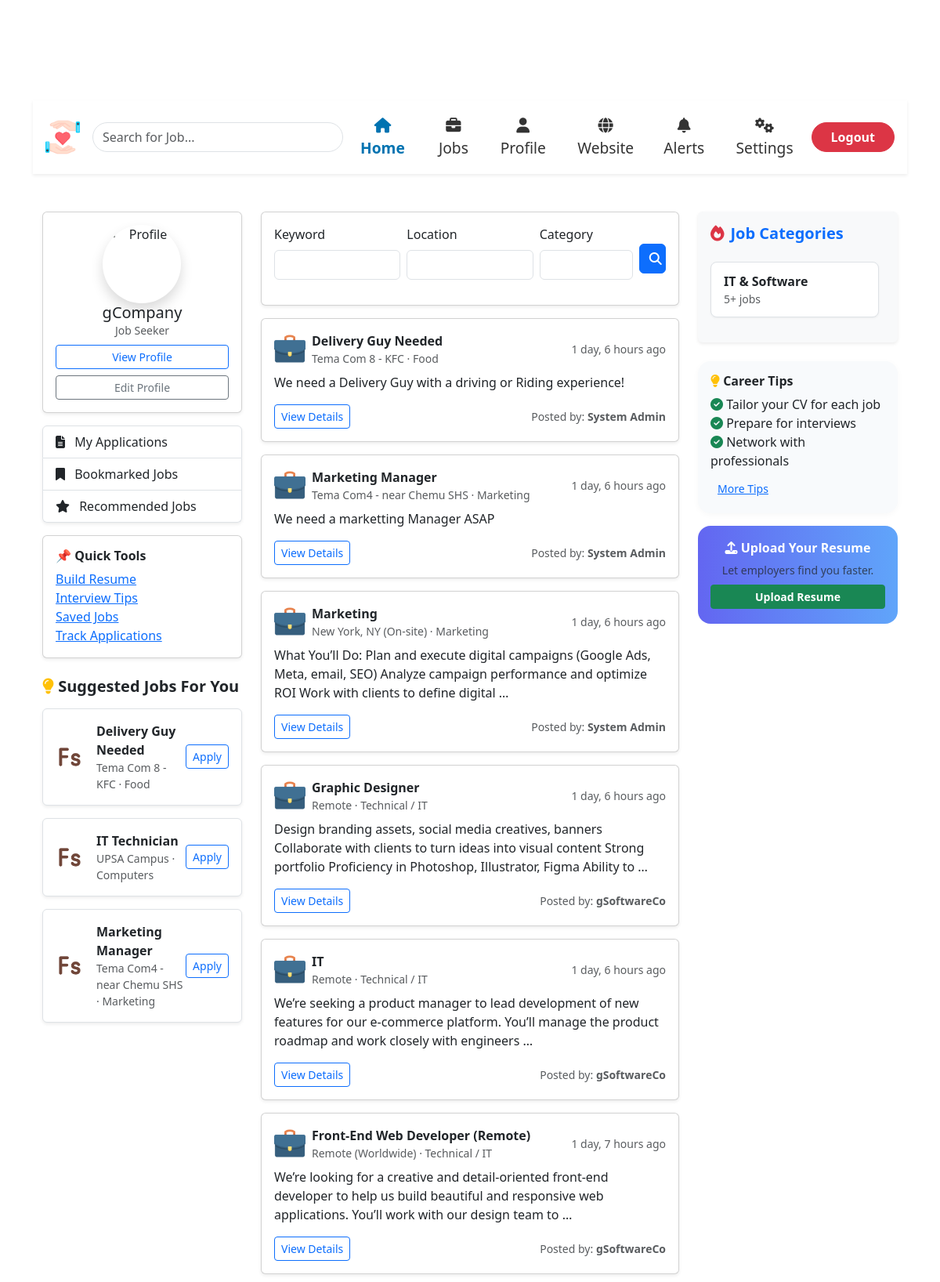
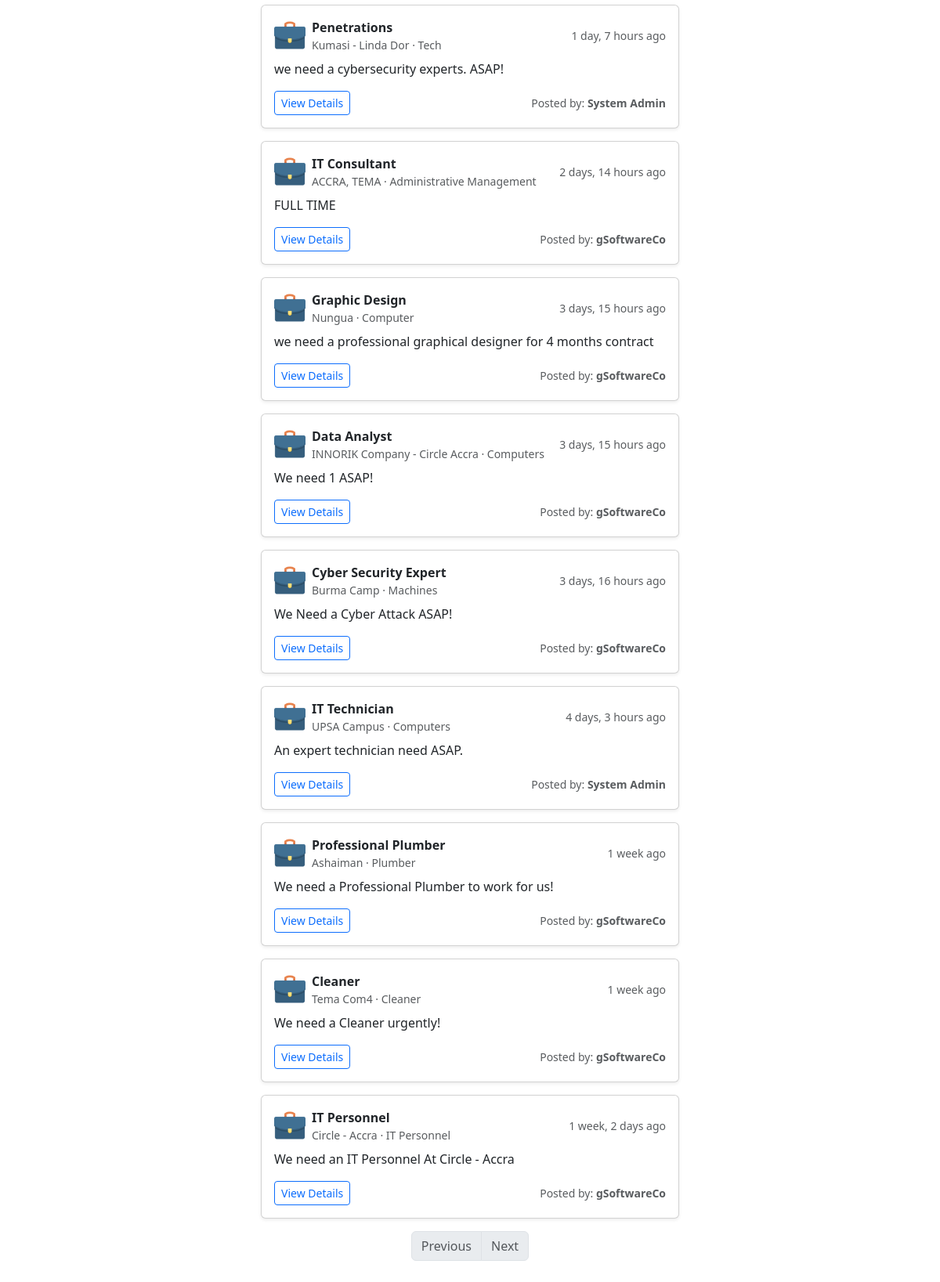
Screenshot of /home/ (signed in) with the database file from the repository (2 pictures, top to bottom).
### core/models.py (models this page shows, shortened)
class Job(models.Model):
    employer = models.ForeignKey(User, on_delete=models.CASCADE)
    title = models.CharField(max_length=200)
    description = models.TextField()
    location = models.CharField(max_length=100)
    category = models.CharField(max_length=100)
    created_at = models.DateTimeField(auto_now_add=True)
    posted_by = models.ForeignKey(User, on_delete=models.SET_NULL, null=True, related_name='jobs_posted')
    def get_company_display_name(self):
        if self.posted_by:
            try:
                profile = self.posted_by.profile
                if profile.role == 'employer' and profile.company_name:
                    return profile.company_name
                elif self.posted_by.is_superuser:
                    return "System Admin"
            except Exception:
                pass
        return "Unknown Poster"

class Profile(models.Model):
    ROLE_CHOICES = (
        ('job_seeker', 'Job Seeker'),
        ('employer', 'Employer'),
    )
    user = models.OneToOneField(User, on_delete=models.CASCADE)
    role = models.CharField(max_length=20, choices=ROLE_CHOICES, default='job_seeker')
    is_employer = models.BooleanField(default=False)
    photo = models.ImageField(upload_to='profile_photos/', null=True, blank=True)
    phone = models.CharField(max_length=20, blank=True)
    bio = models.TextField(blank=True)
    resume_file = models.FileField(upload_to='resumes/', blank=True, null=True)
    company_name = models.CharField(max_length=255, blank=True)
    logo = models.ImageField(upload_to='company_logos/', blank=True, null=True)
    last_job_view = models.DateTimeField(default=timezone.now)

class JobCategory(models.Model):
    name = models.CharField(max_length=100)
    icon = models.CharField(max_length=50, help_text="Font Awesome class, e.g., 'fas fa-code'")
    color = models.CharField(max_length=20, help_text="Bootstrap text color class, e.g., 'text-primary'")
    job_count = models.PositiveIntegerField(default=0)
    class Meta:
        verbose_name_plural = 'Job Categories'

### core/views.py (the view)
# urls.py: path('home/', views.home, name='home'),
@login_required
def home(request):
    stats = {
        'jobs_count': Job.objects.count(),
        'employers_count': User.objects.filter(profile__is_employer=True).count(),
        'applications_count': Application.objects.count(),
        'users_count': User.objects.filter(is_active=True).count(),
    }
    form = JobFilterForm(request.GET)
    jobs = Job.objects.all()
    categories = JobCategory.objects.all()
    if form.is_valid():
        keyword = form.cleaned_data.get('keyword')
        location = form.cleaned_data.get('location')
        category = form.cleaned_data.get('category')
        if keyword:
            jobs = jobs.filter(Q(title__icontains=keyword) | Q(description__icontains=keyword))
        if location:
            jobs = jobs.filter(location__icontains=location)
        if category:
            jobs = jobs.filter(category__icontains=category)
    suggested_jobs = []
    if request.user.is_authenticated:
        job_pool = list(Job.objects.exclude(posted_by=request.user))
        random.shuffle(job_pool)
        suggested_jobs = job_pool[:3]
    else:
        job_pool = list(jobs)
        random.shuffle(job_pool)
        suggested_jobs = job_pool[:3]
    jobs = jobs.order_by('-created_at')
    return render(request, 'core/home.html', {
        'jobs': jobs,
        'form': form,
        'categories': categories,
        'hide_nav': True,
        'stats': stats,
        'suggested_jobs': suggested_jobs,
    })

### core/templates/core/home.html (shortened to what this page needs)
{% extends 'core/base.html' %}
{% load crispy_forms_tags %}
{% load static %}
{% block content %}
<div class="container-fluid bg-white py-2 px-3 mb-4  shadow-sm" style="position:sticky;top:0;z-index:100;">
    <div class="d-flex align-items-center justify-content-between">
        <div class="d-flex align-items-center">
            <a class="navbar-brand me-3" href="{% url 'landing' %}">
                <img src="{% static 'logo-1.png' %}" alt="Logo" width="44" height="44">
            </a>
            <form class="d-none d-md-flex" method="get" action="{% url 'job_list' %}">
                <input type="text" class="form-control rounded-pill" name="keyword" placeholder="Search for Job..." style="width: 320px;">
            </form>
        </div>
        <div class="d-flex align-items-center" >
            <a href="{% url 'home' %}" class="topbar-link active text-center">
                <span class="topbar-icon"><i class="fas fa-home"></i> Home</span>
            </a>
            <a href="{% url 'job_list' %}" class="topbar-link text-center">
                <span class="topbar-icon"><i class="fas fa-briefcase"></i> Jobs</span>
            </a>
            <a href="{% url 'view_profile' %}" class="topbar-link text-center">
                <span class="topbar-icon"><i class="fas fa-user"></i> Profile</span>
            </a>
            <a href="{% url 'landing' %}" class="topbar-link text-center">
                <span class="topbar-icon"><i class="fas fa-globe"></i> Website</span>
            </a>
            <a href="{% url 'job_list' %}" class="topbar-link text-center position-relative">
                <span class="topbar-icon">
                    <i class="fas fa-bell"></i>Alerts
                </span>
            </a>
            <a href="{% url 'jobseeker_settings' %}" class="topbar-link text-center">
                <span class="topbar-icon"><i class="fas fa-cogs"></i> Settings</span>
            </a>
        </div>
        <div>
            <form action="{% url 'logout' %}" method="post" style="display:inline;">
                <button type="submit" class="btn btn-danger rounded-pill fw-bold px-4">Logout</button>
            </form>
        </div>
    </div>
</div>
<br>
<div id="dashboard-content" style="display:none;">
    <div class="container-fluid">
        <div class="row">
            <aside class="col-lg-3 mb-4">
                <div class="card mb-3 shadow-sm">
                    <div class="card-body text-center">
                        <div class="edit-profile-avatar">
                            {% if request.user.profile.photo %}
                                <img src="{{ request.user.profile.photo.url }}" alt="Profile" class="edit-profile-avatar shadow">
                            {% else %}
                                <img src="{% static 'employee.png' %}" alt="Profile" class="edit-profile-avatar shadow">
                            {% endif %}
                        </div>
                        <h5 class="mb-0">{{ user.get_full_name|default:user.username }}</h5>
                        <div class="text-muted small mb-2">Job Seeker</div>
                        <a href="{% url 'view_profile' %}" class="btn btn-outline-primary btn-sm mb-2 w-100">View Profile</a>
                        <a href="{% url 'edit_profile' %}" class="btn btn-outline-secondary btn-sm w-100">Edit Profile</a>
                        <br>
                    </div>
                </div>
                <div class="list-group mb-3 shadow-sm">
                    <a href="{% url 'my_applications' %}" class="list-group-item list-group-item-action">
                        <i class="fas fa-file-alt me-2"></i> My Applications
                    </a>
                    <a href="{% url 'bookmarked_jobs' %}" class="list-group-item list-group-item-action">
                        <i class="fas fa-bookmark me-2"></i> Bookmarked Jobs
                    </a>
                    <a href="{% url 'recommend_jobs' %}" class="list-group-item list-group-item-action">
                        <i class="fas fa-star me-2"></i> Recommended Jobs
                    </a>
                </div>
                <div class="card shadow-sm">
                    <div class="card-body">
                        <h6 class="fw-bold mb-2">📌 Quick Tools</h6>
                        <ul class="list-unstyled mb-0">
                            <li><a href="{% url 'resume_builder' %}">Build Resume</a></li>
                            <li><a href="{% url 'tips' %}">Interview Tips</a></li>
                            <li><a href="{% url 'saved_jobs' %}">Saved Jobs</a></li>
                            <li><a href="{% url 'track_application' %}">Track Applications</a></li>
                        </ul>
                    </div>
                </div>
                <h5 class="fw-bold mt-4 mb-3">
                    <i class="fas fa-lightbulb text-warning"></i> Suggested Jobs For You
                </h5>
                {% if suggested_jobs %}
                    <div>
                        {% for job in suggested_jobs %}
                        <div class="suggested-job-card mb-3 p-3 border rounded shadow-sm bg-white">
                            <div class="d-flex align-items-center">
                                <img src="{% static 'company-2.png' %}" alt="Company Logo" class="rounded me-3" width="36" height="36">
                                <div>
                                    <strong>{{ job.title }}</strong>
                                    <div class="text-muted small">{{ job.location }} &middot; {{ job.category }}</div>
                                </div>
                                <a href="{% url 'job_detail' job.id %}" class="btn btn-outline-primary btn-sm ms-auto">Apply</a>
                            </div>
                        </div>
                        {% endfor %}
                    </div>
                {% else %}
                    <div class="alert alert-info">No suggestions available right now.</div>
                {% endif %}
            </aside>
            <main class="col-lg-6 mb-4">
                <div class="card mb-3 shadow-sm">
                    <div class="card-body">
                        <form method="get" class="row g-2 align-items-center">
                            <div class="col-md-4">
                                {{ form.keyword|as_crispy_field }}
                            </div>
                            <div class="col-md-4">
                                {{ form.location|as_crispy_field }}
                            </div>
                            <div class="col-md-3">
                                {{ form.category|as_crispy_field }}
                            </div>
                            <div class="col-md-1">
                                <button type="submit" class="btn btn-primary w-100"><i class="fas fa-search"></i></button>
                            </div>
                        </form>
                    </div>
                </div>
                {% if jobs %}
                    {% for job in jobs %}
                        <div class="card mb-3 shadow-sm">
                            <div class="card-body">
                                <div class="d-flex align-items-center mb-2">
                                    <img src="{% static 'job.png' %}" alt="Company" class="rounded me-2" width="40" height="40">
                                    <div>
                                        <strong>{{ job.title }}</strong>
                                        <div class="text-muted small">{{ job.location }} &middot; {{ job.category }}</div>
                                    </div>
                                    <span class="ms-auto text-muted small">{{ job.created_at|timesince }} ago</span>
                                </div>
                                <p class="mb-2">{{ job.description|truncatewords:25 }}</p>
                                <div class="company mt-3">
                                    <div class="d-flex justify-content-between align-items-center">
                                        <a href="{% url 'job_detail' job.id %}" class="btn btn-outline-primary btn-sm">
                                            View Details
                                        </a>
                                        <p class="mb-0 text-muted small">
                                            Posted by: <span class="fw-semibold">{{ job.get_company_display_name }}</span>
                                        </p>
                                    </div>
                                </div>
                            </div>
                        </div>
                    {% endfor %}
                    <nav aria-label="Job pagination">
                        <ul class="pagination justify-content-center">
                            {% if jobs.has_previous %}
                                <li class="page-item">
                                    <a class="page-link" href="?page={{ jobs.previous_page_number }}">Previous</a>
                                </li>
                            {% else %}
                                <li class="page-item disabled">
                                    <span class="page-link">Previous</span>
                                </li>
                            {% endif %}
                            {% if jobs.has_next %}
                                <li class="page-item">
                                    <a class="page-link" href="?page={{ jobs.next_page_number }}">Next</a>
                                </li>
                            {% else %}
                                <li class="page-item disabled">
                                    <span class="page-link">Next</span>
                                </li>
                            {% endif %}
                        </ul>
                    </nav>
                {% else %}
                    <div class="alert alert-info mb-0">
                        <i class="bi bi-info-circle-fill"></i> No jobs match your search criteria. Please try again.
                    </div>
                {% endif %}
            </main>
            <aside class="col-lg-3 mb-4">
                <div class="card mb-4 shadow-sm border-0" style="border-left: 5px solid #0d6efd; background-color: #f8f9fa;">
                    <div class="card-body">
                        <h5 class="fw-semibold mb-4 text-primary">
                            <i class="fas fa-fire text-danger me-2"></i>Job Categories
                        </h5>
                        {% for category in categories %}
                        <div class="card-category-box me-2 mb-3">
                            <span class="fw-semibold text-dark">{{ category.name }}</span>
                            <p class="text-muted small mb-0">{{ category.job_count }}+ jobs</p>
                        </div>
                        {% endfor %}
                    </div>
                </div>
                <div class="tips-card mb-3">
                    <h6 class="fw-bold mb-2"><i class="fas fa-lightbulb text-warning"></i> Career Tips</h6>
                    <ul class="list-unstyled mb-0">
                        <li><i class="fas fa-check-circle text-success"></i> Tailor your CV for each job</li>
                        <li><i class="fas fa-check-circle text-success"></i> Prepare for interviews</li>
                        <li><i class="fas fa-check-circle text-success"></i> Network with professionals</li>
                    </ul>
                    <a href="{% url 'tips' %}" class="btn btn-link btn-sm mt-2">More Tips</a>
                </div>
                <div class="newsletter-card mt-3">
                    <h6 class="fw-bold mb-2"><i class="fas fa-upload"></i> Upload Your Resume</h6>
                    <p class="text-muted small mb-2">Let employers find you faster.</p>
                    <a href="{% url 'view_profile' %}" class="btn btn-success btn-sm w-100 fw-bold">Upload Resume</a>
                </div>
            </aside>
        </div>
    </div>
</div>
{% endblock %}

### rows the page displays
Job: title "Delivery Guy Needed", location "Tema Com 8 - KFC", category "Food", created_at "1 day, 6 hours", description "We need a Delivery Guy with a driving or Riding experience!", get_company_display_name "System Admin"
Job: title "IT Technician", location "UPSA Campus", category "Computers", created_at "4 days, 3 hours", description "An expert technician need ASAP.", get_company_display_name "System Admin"
Job: title "Marketing Manager", location "Tema Com4 - near Chemu SHS", category "Marketing", created_at "1 day, 6 hours", description "We need a marketting Manager ASAP", get_company_display_name "System Admin"
Job: title "Marketing", location "New York, NY (On-site)", category "Marketing", created_at "1 day, 6 hours", description "What You’ll Do: Plan and execute digital campaigns (Google Ads, Meta, email, SEO) Analyze campaign performance and optimize ROI Work with clients to define digital …", get_company_display_name "System Admin"
Job: title "Graphic Designer", location "Remote", category "Technical / IT", created_at "1 day, 6 hours", description "Design branding assets, social media creatives, banners Collaborate with clients to turn ideas into visual content Strong portfolio Proficiency in Photoshop, Illustrator, Figma Ability to …", get_company_display_name "gSoftwareCo"
Job: title "IT", location "Remote", category "Technical / IT", created_at "1 day, 6 hours", description "We’re seeking a product manager to lead development of new features for our e-commerce platform. You’ll manage the product roadmap and work closely with engineers …", get_company_display_name "gSoftwareCo"
Job: title "Front-End Web Developer (Remote)", location "Remote (Worldwide)", category "Technical / IT", created_at "1 day, 7 hours", description "We’re looking for a creative and detail-oriented front-end developer to help us build beautiful and responsive web applications. You’ll work with our design team to …", get_company_display_name "gSoftwareCo"
Job: title "Penetrations", location "Kumasi - Linda Dor", category "Tech", created_at "1 day, 7 hours", description "we need a cybersecurity experts. ASAP!", get_company_display_name "System Admin"
Job: title "IT Consultant", location "ACCRA, TEMA", category "Administrative Management", created_at "2 days, 14 hours", description "FULL TIME", get_company_display_name "gSoftwareCo"
Job: title "Graphic Design", location "Nungua", category "Computer", created_at "3 days, 15 hours", description "we need a professional graphical designer for 4 months contract", get_company_display_name "gSoftwareCo"
Job: title "Data Analyst", location "INNORIK Company - Circle Accra", category "Computers", created_at "3 days, 15 hours", description "We need 1 ASAP!", get_company_display_name "gSoftwareCo"
Job: title "Cyber Security Expert", location "Burma Camp", category "Machines", created_at "3 days, 16 hours", description "We Need a Cyber Attack ASAP!", get_company_display_name "gSoftwareCo"
Job: title "Professional Plumber", location "Ashaiman", category "Plumber", created_at "1 week", description "We need a Professional Plumber to work for us!", get_company_display_name "gSoftwareCo"
Job: title "Cleaner", location "Tema Com4", category "Cleaner", created_at "1 week", description "We need a Cleaner urgently!", get_company_display_name "gSoftwareCo"
Job: title "IT Personnel", location "Circle - Accra", category "IT Personnel", created_at "1 week, 2 days", description "We need an IT Personnel At Circle - Accra", get_company_display_name "gSoftwareCo"
JobCategory: name "IT & Software", job_count "5"

### other values shown
{{ user.get_full_name|default:user.username }} "gCompany"
